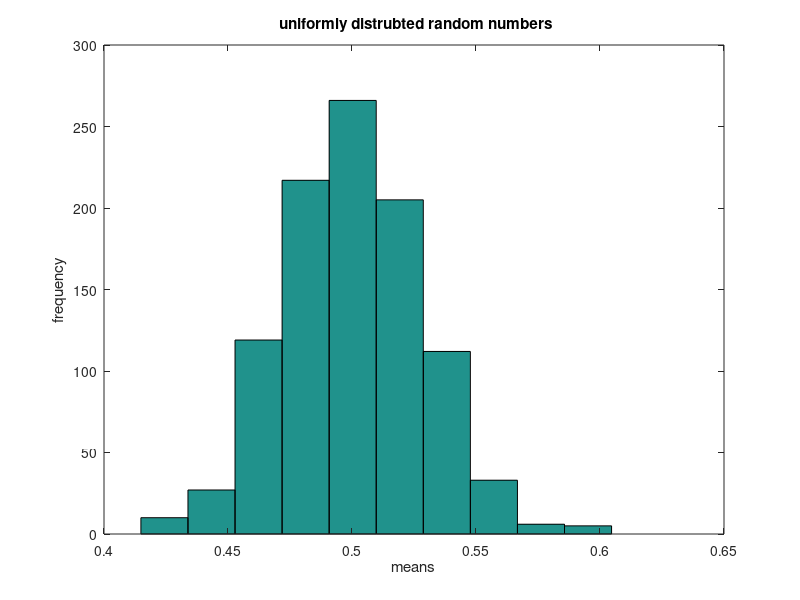
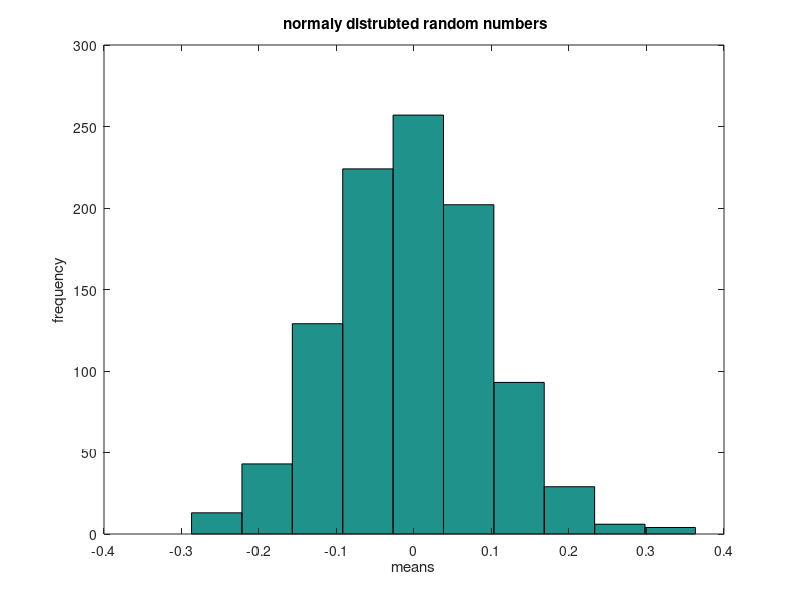
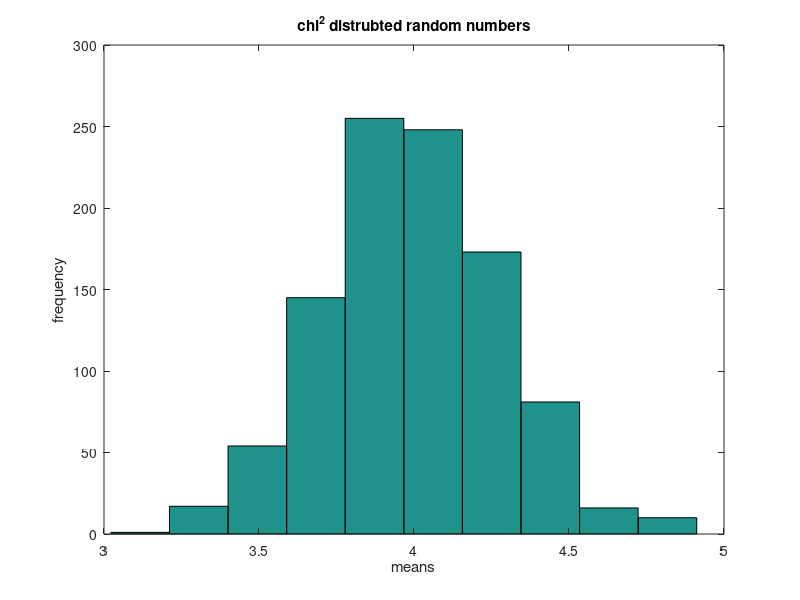
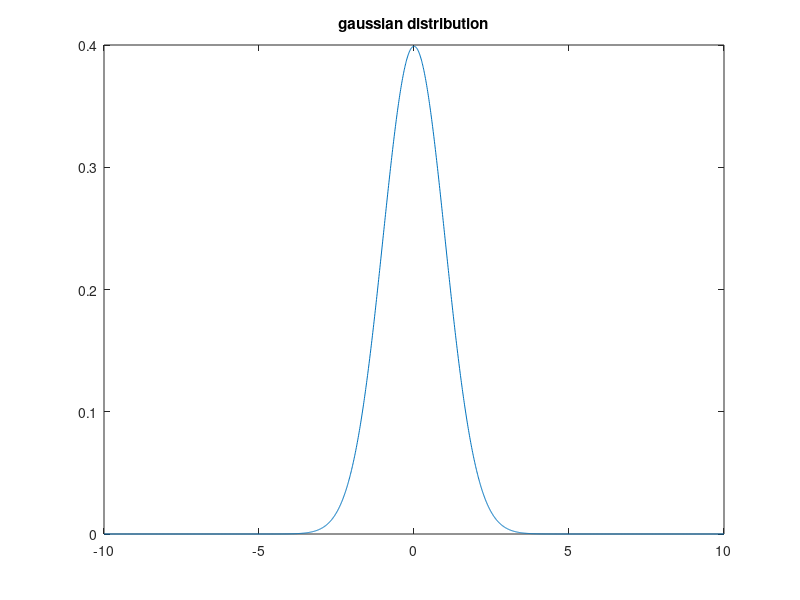

Write MATLAB code to recreate these figures, in order.
%% hw 6
% PART 1  testing the central limit theorem 

%uniformly distrubted random numbers
for i=[1:1:1000]
    x=rand(100,1);
    [means(i)]=mean(x);
    
end 

means=means';

a=tabulate(means);
figure()
hist(means)
title(' uniformly distrubted random numbers')
xlabel('means')
ylabel('frequency')
% Normally Distrubted random numbers 
for i=[1:1:1000]
    y=randn(100,1);
    [n_means(i)]=mean(y);
end

n_means=n_means';
b=tabulate(n_means);
figure()
hist(n_means)
title(' normaly distrubted random numbers')
xlabel('means')
ylabel('frequency')
% Chi-Squared Distrubtion of random numbers
for i=[1:1:1000]
    R=chi2rnd(4,[100,1]);
    [chi_means(i)]=mean(R);
    
end
chi_means=chi_means';
c=tabulate(chi_means);
figure()
hist(chi_means)
title('chi^2 distrubted random numbers')
xlabel('means')
ylabel('frequency')
v=var(chi_means);
%% Part 2
% normal distribution 

dist=randn(10000,1);
d=find(dist>1.96);
e=find(dist<-1.96);
num_greater=length(d);
num_less=length(e);

mu=0;
s=1;
x=[-10:.01:10];
a=normpdf(x,mu,s);
figure()

plot(x,a)
title('gaussian distribution')

fun=@(x)(1/sqrt(2*s.^2*pi))*exp(-(x-mu).^2/2*s.^2)

i1=integral(fun,-10,-1.96);
i2=integral(fun,-1.96,1.96);
i3=integral(fun,1.97,10);


i_tot=i1+i2+i3;
%% part 3 
% students t distribution
mu=0;
s=1;

n=[5;10;20;30;50;100];
xx=[-5:.01:5];
t5=tpdf(xx,5)';
t10=tpdf(xx,10)';
t20=tpdf(xx,20)';
t30=tpdf(xx,30)';
t50=tpdf(xx,50)';
t100=tpdf(xx,100)';

max_n5=max(t5);
max_n10=max(t10);
max_n20=max(t20);
max_n30=max(t30);
max_n50=max(t50);
max_n100=max(t100);

norm=normpdf(xx,mu,s);
figure()

hold on 
plot(xx,norm','*','MarkerSize',2)
plot(xx,t5)
plot(xx,t10,'c')
plot(xx,t20,'r')
plot(xx,t30,'y')
plot(xx,t50,'m')
plot(xx,t100,'k')
legend('norm','n=5','n=10','n=20','n=30','n=50','n=100')
title('students T-distribution')

fun=@(xx)(1/sqrt(2*s.^2*pi))*exp(-(xx-mu).^2/2*s.^2);
outlying_event=integral(fun,-5,-2);